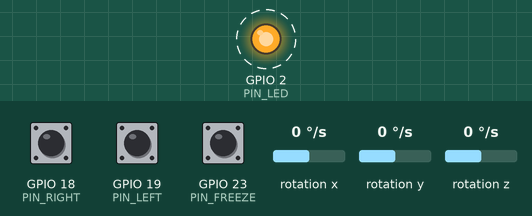
Bench run of a program on a simulated ESP32. On the bench: output pins drawn as LEDs (lit = HIGH). Wiring (inferred from the names in the program): MPU-9250 motion sensor at I2C address 0x68. Dashed ring = blinking. Inputs (shaded band) come from the test bench; at power-on: GPIO 18 (PIN_RIGHT) HIGH, GPIO 19 (PIN_LEFT) HIGH, GPIO 23 (PIN_FREEZE) HIGH, rotation x 0 °/s, rotation y 0 °/s, rotation z 0 °/s. USB keyboard and mouse output is not drawn; what the program prints to the serial monitor is not drawn.

Above: at 2.08 s.
Timing chart, 0 to 5.0 s (numbered marks = the images above):
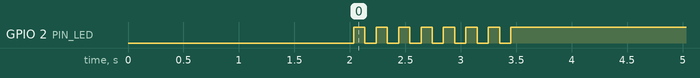

Measured:
- by itself, GPIO 2 (PIN_LED): alternates HIGH for 0.10 s and LOW for 0.10 s, 15 changes in all, then stays HIGH

The program:

main.cpp
```cpp
/**
 * ============================================================
 *  Air Mouse – ESP32 + MPU6500 + Bluetooth HID
 * ============================================================
 *
 *  ┌─────────────────────────────────────────────────────┐
 *  │  SENSITIVITY — change this number to tune speed     │
 *  │  3 = very slow/precise   8 = default   20 = fast    │
 *  └─────────────────────────────────────────────────────┘
 *
 *  HOW IT WORKS
 *  ─────────────
 *  D23 floating (not pressed) → cursor moves freely
 *  D23 to GND   (pressed)     → cursor freezes
 *  Press D19 → Left  click
 *  Press D18 → Right click
 *
 *  WIRING
 *  ──────
 *  MPU6500 VCC  →  3.3V
 *  MPU6500 GND  →  GND
 *  MPU6500 SDA  →  GPIO 21
 *  MPU6500 SCL  →  GPIO 22
 *  MPU6500 AD0  →  GND
 *
 *  Freeze button : one leg → GPIO 23, other leg → GND
 *  Left  button  : one leg → GPIO 19, other leg → GND
 *  Right button  : one leg → GPIO 18, other leg → GND
 *
 *  LED STATUS
 *  ──────────
 *  Slow blink (500 ms) = advertising, waiting to pair
 *  Fast blink (100 ms) = paired, finishing BLE setup
 *  Solid ON            = ready to use
 *
 *  LIBRARY NEEDED (platformio.ini lib_deps)
 *  ─────────────────────────────────────────
 *  https://github.com/T-vK/ESP32-BLE-Mouse.git
 * ============================================================
 */

#include <Arduino.h>
#include <Wire.h>
#include <BleMouse.h>
#include <esp_log.h>     // lets us silence the harmless rc=-1 BLE log messages

// ─────────────────────────────────────────────────────────────
//  SENSITIVITY  ← CHANGE THIS NUMBER TO ADJUST CURSOR SPEED
//  3 = very slow / precise
//  8 = default (good starting point)
//  20 = very fast
// ─────────────────────────────────────────────────────────────
#define SENSITIVITY       20.0f

// ─────────────────────────────────────────────────────────────
//  PINS
// ─────────────────────────────────────────────────────────────
#define PIN_SDA          21
#define PIN_SCL          22
#define PIN_FREEZE       23   // Press (to GND) = freeze cursor | Release = cursor moves
#define PIN_LEFT         19   // Left click
#define PIN_RIGHT        18   // Right click
#define PIN_LED           2   // Built-in LED

// ─────────────────────────────────────────────────────────────
//  SETTINGS (you can leave these as-is)
// ─────────────────────────────────────────────────────────────
#define DEAD_ZONE         2.0f   // deg/s — gyro noise below this is ignored (prevents drift)
#define SMOOTHING         0.30f  // 0.1 = very smooth/slow, 0.9 = very raw/fast
#define DEBOUNCE_MS        30    // milliseconds — prevents button bounce
#define LOOP_MS            20    // milliseconds per loop tick (50 Hz report rate)
#define BLE_READY_MS     1500    // milliseconds to wait after connect before sending (Windows needs this)
#define CALIB_SAMPLES     500    // gyro samples to average at startup for drift removal

// ─────────────────────────────────────────────────────────────
//  MPU6500 REGISTERS
//  (don't touch these)
// ─────────────────────────────────────────────────────────────
#define MPU_ADDR   0x68
#define PWR1       0x6B
#define PWR2       0x6C
#define SMPLRT     0x19
#define DLPF_CFG   0x1A
#define GYRO_CFG   0x1B
#define ACC_CFG    0x1C
#define ACC_CFG2   0x1D
#define GYRO_OUT   0x43   // first of 6 bytes: XH XL YH YL ZH ZL
#define WHO_AM_I   0x75
#define GYRO_SCALE 65.5f  // LSB per °/s at ±500 dps full-scale

// ─────────────────────────────────────────────────────────────
//  BLE MOUSE
// ─────────────────────────────────────────────────────────────
BleMouse mouse("Air Mouse", "ESP32", 100);

// ─────────────────────────────────────────────────────────────
//  VARIABLES
// ─────────────────────────────────────────────────────────────
float biasX, biasY, biasZ;     // gyro zero-rate offset (measured at startup)
float filtX, filtY, filtZ;     // smoothed gyro values
float accumX, accumY;           // sub-pixel accumulator (keeps fractional pixels between ticks)

bool     leftPressed   = false;
bool     rightPressed  = false;
uint32_t leftDebTime   = 0;
uint32_t rightDebTime  = 0;

bool     bleConnected  = false;
bool     bleReady      = false;
uint32_t connectedAt   = 0;
uint32_t lastLoopTime  = 0;

// ─────────────────────────────────────────────────────────────
//  MPU6500 COMMUNICATION
// ─────────────────────────────────────────────────────────────

void mpuWrite(uint8_t reg, uint8_t val) {
    Wire.beginTransmission(MPU_ADDR);
    Wire.write(reg);
    Wire.write(val);
    Wire.endTransmission();
}

uint8_t mpuReadByte(uint8_t reg) {
    Wire.beginTransmission(MPU_ADDR);
    Wire.write(reg);
    Wire.endTransmission(false);
    Wire.requestFrom((uint8_t)MPU_ADDR, (uint8_t)1, (uint8_t)true);
    return Wire.available() ? Wire.read() : 0xFF;
}

void mpuReadSix(uint8_t reg, uint8_t *buf) {
    Wire.beginTransmission(MPU_ADDR);
    Wire.write(reg);
    Wire.endTransmission(false);
    Wire.requestFrom((uint8_t)MPU_ADDR, (uint8_t)6, (uint8_t)true);
    for (uint8_t i = 0; i < 6 && Wire.available(); i++) buf[i] = Wire.read();
}

// ─────────────────────────────────────────────────────────────
//  MPU6500 INITIALISE
// ─────────────────────────────────────────────────────────────

bool mpuInit() {
    uint8_t id = mpuReadByte(WHO_AM_I);
    Serial.printf("[MPU] WHO_AM_I = 0x%02X\n", id);
    // 0x68 = MPU6050, 0x70 = MPU6500, 0x71 = MPU9250 — all work here
    if (id != 0x68 && id != 0x70 && id != 0x71) {
        Serial.println("[MPU] Not found! Check wiring.");
        return false;
    }
    mpuWrite(PWR1,     0x80); delay(100); // full reset
    mpuWrite(PWR1,     0x01); delay(10);  // wake up, use gyro clock
    mpuWrite(PWR2,     0x00);             // enable gyro + accel
    mpuWrite(SMPLRT,   0x04);             // 200 Hz sample rate
    mpuWrite(DLPF_CFG, 0x03);             // 41 Hz low-pass filter
    mpuWrite(GYRO_CFG, 0x08);             // ±500 dps range
    mpuWrite(ACC_CFG,  0x00);             // ±2g range
    mpuWrite(ACC_CFG2, 0x03);             // accel low-pass filter
    Serial.println("[MPU] OK");
    return true;
}

// ─────────────────────────────────────────────────────────────
//  GYRO CALIBRATION
//  Keep the sensor perfectly still during the first ~1 second
// ─────────────────────────────────────────────────────────────

void calibrate() {
    Serial.println("[CAL] Keep sensor still for 1 second...");
    int64_t sx = 0, sy = 0, sz = 0;
    uint8_t buf[6];
    for (int i = 0; i < CALIB_SAMPLES; i++) {
        mpuReadSix(GYRO_OUT, buf);
        sx += (int16_t)((buf[0] << 8) | buf[1]);
        sy += (int16_t)((buf[2] << 8) | buf[3]);
        sz += (int16_t)((buf[4] << 8) | buf[5]);
        delay(2);
    }
    biasX = (float)sx / CALIB_SAMPLES;
    biasY = (float)sy / CALIB_SAMPLES;
    biasZ = (float)sz / CALIB_SAMPLES;
    Serial.printf("[CAL] Bias  X:%.1f  Y:%.1f  Z:%.1f\n", biasX, biasY, biasZ);
    Serial.println("[CAL] Done.");
}

// ─────────────────────────────────────────────────────────────
//  READ GYRO  →  degrees per second, bias removed
// ─────────────────────────────────────────────────────────────

void readGyro(float &gx, float &gy, float &gz) {
    uint8_t buf[6];
    mpuReadSix(GYRO_OUT, buf);
    gx = ((int16_t)((buf[0] << 8) | buf[1]) - biasX) / GYRO_SCALE;
    gy = ((int16_t)((buf[2] << 8) | buf[3]) - biasY) / GYRO_SCALE;
    gz = ((int16_t)((buf[4] << 8) | buf[5]) - biasZ) / GYRO_SCALE;
}

// ─────────────────────────────────────────────────────────────
//  SETUP
// ─────────────────────────────────────────────────────────────

void setup() {
    Serial.begin(115200);
    delay(500);
    Serial.println("\n=== Air Mouse ===");

    // LED
    pinMode(PIN_LED,   OUTPUT);
    digitalWrite(PIN_LED, LOW);

    // Buttons (active LOW — press connects pin to GND)
    pinMode(PIN_FREEZE, INPUT_PULLUP);
    pinMode(PIN_LEFT,   INPUT_PULLUP);
    pinMode(PIN_RIGHT,  INPUT_PULLUP);

    // Silence the "rc=-1" BLE log message — it is harmless, just spammy
    esp_log_level_set("BLECharacteristic", ESP_LOG_NONE);

    // I2C at 400 kHz
    Wire.begin(PIN_SDA, PIN_SCL);
    Wire.setClock(400000);

    // Start MPU6500
    if (!mpuInit()) {
        // Rapid blink = hardware error, halted
        while (true) { digitalWrite(PIN_LED, !digitalRead(PIN_LED)); delay(200); }
    }

    // Calibrate gyro drift
    calibrate();

    // Start BLE mouse
    Serial.println("[BLE] Starting...");
    mouse.begin();
    Serial.println("[BLE] Advertising as 'Air Mouse'");

    lastLoopTime = millis();
}

// ─────────────────────────────────────────────────────────────
//  LOOP
// ─────────────────────────────────────────────────────────────

void loop() {
    uint32_t now = millis();
    static uint32_t ledBlink = 0;

    bool connected = mouse.isConnected();

    // ── Detect connect / disconnect ──────────────────────────────────────────
    if (connected && !bleConnected) {
        bleConnected = true;
        bleReady     = false;
        connectedAt  = now;
        // Reset state on fresh connect
        filtX = filtY = filtZ = 0;
        accumX = accumY = 0;
        leftPressed = rightPressed = false;
        Serial.println("[BLE] Connected — waiting for Windows HID setup...");
    }
    if (!connected && bleConnected) {
        bleConnected = false;
        bleReady     = false;
        Serial.println("[BLE] Disconnected.");
    }

    // ── Not connected: slow blink, wait ─────────────────────────────────────
    if (!connected) {
        if (now - ledBlink >= 500) {
            ledBlink = now;
            digitalWrite(PIN_LED, !digitalRead(PIN_LED));
        }
        filtX = filtY = filtZ = 0;
        accumX = accumY = 0;
        delay(10);
        return;
    }

    // ── Just connected: fast blink for BLE_READY_MS, then go live ───────────
    // Windows needs this time to discover services and subscribe to HID reports.
    // Sending reports before it's ready floods Serial with rc=-1 errors.
    if (!bleReady) {
        if (now - connectedAt < BLE_READY_MS) {
            if (now - ledBlink >= 100) {
                ledBlink = now;
                digitalWrite(PIN_LED, !digitalRead(PIN_LED));
            }
            delay(10);
            return;
        }
        bleReady     = true;
        lastLoopTime = now;
        Serial.println("[BLE] Ready!");
    }

    // ── Solid LED = live ─────────────────────────────────────────────────────
    digitalWrite(PIN_LED, HIGH);

    // ── Read gyro ────────────────────────────────────────────────────────────
    float gx, gy, gz;
    readGyro(gx, gy, gz);

    // ── Smooth the gyro reading (reduces jitter) ─────────────────────────────
    filtX += SMOOTHING * (gx - filtX);
    filtY += SMOOTHING * (gy - filtY);
    filtZ += SMOOTHING * (gz - filtZ);

    // ── Freeze button (D23) ──────────────────────────────────────────────────
    // D23 floating (not pressed) → cursor moves freely
    // D23 to GND   (pressed)     → cursor freezes (reposition hand freely)
    bool frozen = (digitalRead(PIN_FREEZE) == LOW);

    if (!frozen) {
        // Apply dead zone — ignore tiny gyro noise below threshold
        float vX = (fabsf(filtZ) > DEAD_ZONE) ? filtZ : 0.0f;   // yaw   → left/right
        float vY = (fabsf(filtX) > DEAD_ZONE) ? filtX : 0.0f;   // pitch → up/down

        // Calculate how many pixels to move this tick
        // dt = real time since last tick in seconds
        float dt = constrain((now - lastLoopTime) / 1000.0f, 0.001f, 0.1f);

        // Negative signs correct the direction (confirmed working)
        accumX += -vX * SENSITIVITY * dt;
        accumY += -vY * SENSITIVITY * dt;
    } else {
        // Frozen — flush accumulator so no jump when released
        accumX = 0.0f;
        accumY = 0.0f;
    }

    // Extract whole pixels, keep the fraction for the next tick
    int8_t dx = (int8_t)constrain((int)accumX, -127, 127);
    int8_t dy = (int8_t)constrain((int)accumY, -127, 127);
    accumX -= dx;
    accumY -= dy;

    if (dx != 0 || dy != 0) {
        mouse.move(dx, dy, 0);
    }

    // ── Left click (D19) ─────────────────────────────────────────────────────
    bool leftNow = (digitalRead(PIN_LEFT) == LOW);
    if (leftNow != leftPressed && (now - leftDebTime) >= DEBOUNCE_MS) {
        leftDebTime = now;
        leftPressed = leftNow;
        if (leftNow) mouse.press(MOUSE_LEFT);
        else         mouse.release(MOUSE_LEFT);
    }

    // ── Right click (D18) ────────────────────────────────────────────────────
    bool rightNow = (digitalRead(PIN_RIGHT) == LOW);
    if (rightNow != rightPressed && (now - rightDebTime) >= DEBOUNCE_MS) {
        rightDebTime = now;
        rightPressed  = rightNow;
        if (rightNow) mouse.press(MOUSE_RIGHT);
        else          mouse.release(MOUSE_RIGHT);
    }

    // ── Hold loop to LOOP_MS tick rate ───────────────────────────────────────
    lastLoopTime = now;
    uint32_t took = millis() - now;
    if (took < LOOP_MS) delay(LOOP_MS - took);
}
```
